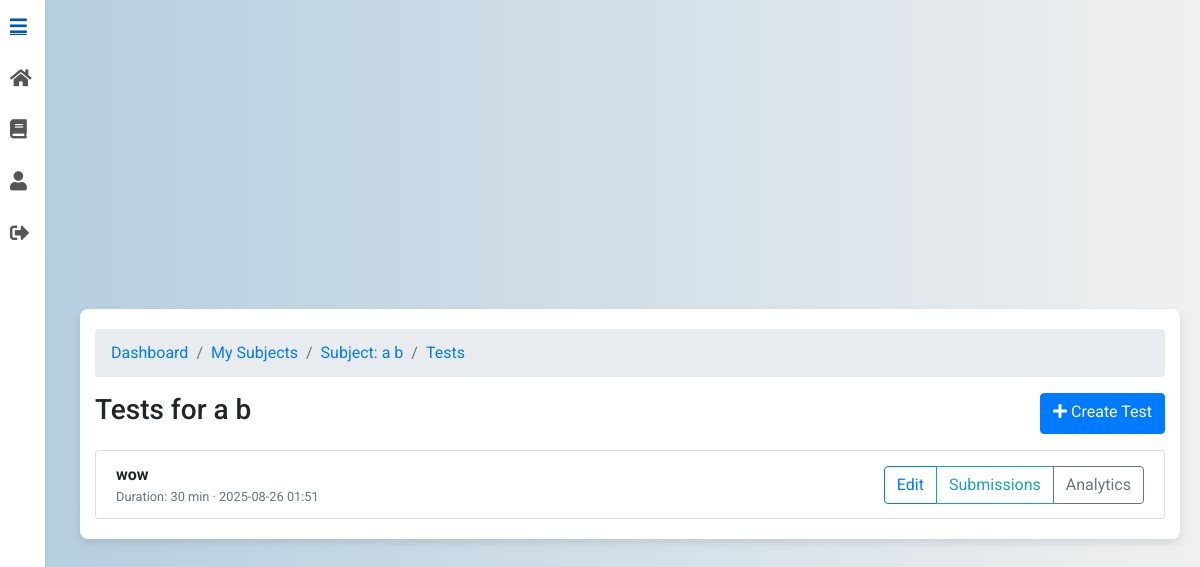
Screenshot of /tests/45/ (signed in) with the database file from the repository.
### subjects/models.py (models this page shows, shortened)
class Subject(models.Model):
    name = models.CharField(max_length=100)
    professor = models.ForeignKey(
        CustomUser,
        limit_choices_to={"role": "professor"},
        on_delete=models.CASCADE,
        editable=False,
    )
    description = models.TextField(blank=True)
    class Meta:
        ordering = ["name"]

### tests/models.py (models this page shows, shortened)
class Test(models.Model):
    subject = models.ForeignKey(Subject, on_delete=models.CASCADE, related_name="tests")
    professor = models.ForeignKey(settings.AUTH_USER_MODEL, on_delete=models.CASCADE, related_name="tests")
    name = models.CharField(max_length=255)
    duration_minutes = models.PositiveIntegerField(default=30)
    created_at = models.DateTimeField(auto_now_add=True)
    class Meta:
        unique_together = (("subject", "professor", "name"),)
        ordering = ["-created_at"]

### tests/views.py (the view, shortened to what this page needs)
# urls.py: path("<int:subject_id>/", views.my_tests, name="my_tests"),
@login_required
def my_tests(request, subject_id: int):
    subject = get_object_or_404(Subject, pk=subject_id)
    can_manage = _is_owner_prof(request.user, subject)
    if can_manage:
        tests = (
            Test.objects.filter(subject=subject, professor=request.user)
            .prefetch_related("questions")
            .order_by("-created_at")
        )
    user_attempts = {
        a.test_id: a
        for a in TestAttempt.objects.filter(test__in=tests, student=request.user)
    }
    for t in tests:
        att = user_attempts.get(t.id)
        if att:
            t.can_take = False
            t.score_pct = round((att.score * 100.0) / att.max_score, 2) if att.max_score else 0.0
            t.user_attempt_id = att.id
        else:
            t.can_take = True
            t.score_pct = None
            t.user_attempt_id = None
    breadcrumbs = [
        ("Dashboard", reverse_lazy("users:dashboard")),
        ("My Subjects", reverse_lazy("subjects:my_subjects")),
        (f"Subject: {subject.name}", reverse_lazy("subjects:subject_detail", args=[subject.id])),
        ("Tests", ""),
    ]
    return render(
        request,
        "my_tests.html",
        {
            "subject": subject,
            "tests": tests,
            "can_manage": can_manage,
            "breadcrumbs": breadcrumbs,
        },
    )

### tests/views.py (called while the page is built)
def _is_owner_prof(user, subject: Subject) -> bool:
    return getattr(user, "role", None) == "professor" and subject.professor_id == user.id

### tests/templates/my_tests.html (shortened to what this page needs)
{% extends 'base.html' %}
{% load static %}
{% load view_breadcrumbs %}
{% block content %}
<div class="container mt-5">
  <nav aria-label="breadcrumb">
    <ol class="breadcrumb">
      {% for name, url in breadcrumbs %}
        <li class="breadcrumb-item"><a href="{{ url }}">{{ name }}</a></li>
      {% endfor %}
    </ol>
  </nav>
  <div class="d-flex justify-content-between mb-3">
    <h3>Tests for {{ subject.name }}</h3>
    {% if can_manage %}
      <a href="{% url 'tests:create_test' subject.id %}" class="btn btn-primary">
        <i class="fas fa-plus"></i> Create Test
      </a>
    {% endif %}
  </div>
  {% if tests %}
  <div class="list-group">
    {% for t in tests %}
      <div class="list-group-item d-flex justify-content-between align-items-center">
        <div>
          <strong>{{ t.name }}</strong>
          <div class="small text-muted">
            Duration: {{ t.duration_minutes }} min · {{ t.created_at|date:"Y-m-d H:i" }}
          </div>
        </div>
        <div class="btn-group">
          {% if can_manage %}
            <a class="btn btn-outline-primary" href="{% url 'tests:edit_test' subject.id t.id %}">Edit</a>
            <a class="btn btn-outline-info" href="{% url 'tests:test_submissions' subject.id t.id %}">Submissions</a>
            <a class="btn btn-outline-secondary" href="{% url 'tests:test_analytics' subject.id t.id %}">Analytics</a>
          {% endif %}
        </div>
      </div>
    {% endfor %}
  </div>
{% else %}
  <p class="text-muted">No tests yet.</p>
{% endif %}
</div>
{% endblock %}

### static/css/styles.css (style rules this page uses)
body { font-family: 'Roboto', sans-serif; background: linear-gradient(to right, #b3cde0, #f0f0f0); margin: 0; padding: 0; display: flex; justify-content: center; align-items: center; min-height: 100vh; }
.container { background-color: #ffffff; padding: 20px; border-radius: 8px; box-shadow: 0 4px 8px rgba(0, 0, 0, 0.1); max-width: 900px; width: 100%; animation: fadeIn 1s ease-in-out; }

### subjects/templates/base.html (style rules this page uses)
body { background: linear-gradient(to right, #b3cde0, #f0f0f0); margin: 0; padding: 0; font-family: 'Roboto', sans-serif; display: flex; }
.main-content > * { max-width: 100%; }

### rows the page displays
Subject: name "a b"
Test: name "wow", duration_minutes "30", created_at "2025-08-26 01:51"

### other values shown
{{ name }} "Dashboard" "My Subjects" "Subject: a b" "Tests"
